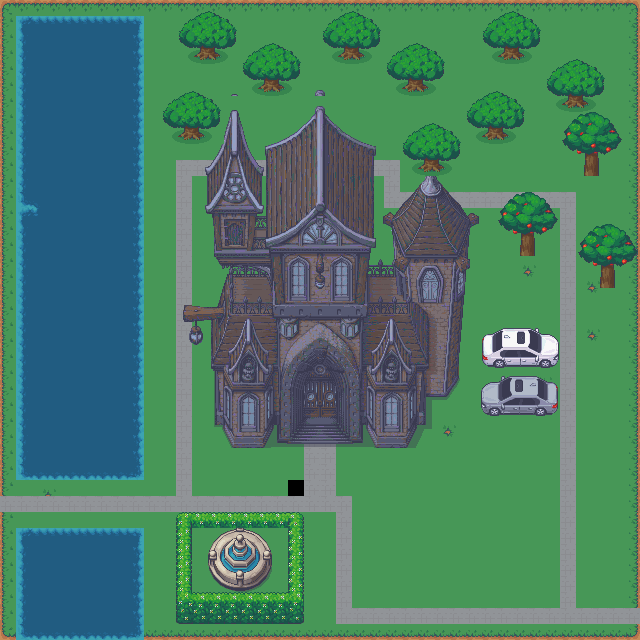

Below is a game level as drawn by its tile map, then a one-line description and the .tmx that defines it (tile-layer data replaced by summaries):
An orthogonal 40x40 tile map with 16x16 px tiles, 3 tile layers (Background, Road, Prop), 17 tilesets and 10 objects (6x Transaction, 2x NPC, 2x Props).

<map version="1.10" tiledversion="1.12.2" class="MapMeta" orientation="orthogonal" renderorder="right-down" width="40" height="40" tilewidth="16" tileheight="16" infinite="0" nextlayerid="5" nextobjectid="33">
 <properties>
  <property name="mapId" value="0c9615d7-aeba-5e40-9b22-2a4d0254b66b" />
  <property name="Sort" type="int" value="10" />
  <property name="mapName" value="笙火喵喵教" />
  <property name="region" value="笙火喵喵教" />
  <property name="type" propertytype="MapType" value="outDoor" />
 </properties>
 <tileset firstgid="1" source="../../../tilesets/装饰物.tsx" />
 <tileset firstgid="19" source="../../../tilesets/1_Terrains_16x16.tsx" />
 <tileset firstgid="755" source="../../../tilesets/3_Props_and_Buildings_16x16.tsx" />
 <tileset firstgid="5235" source="../../../tilesets/2_Fences_16x16.tsx" />
 <tileset firstgid="5779" source="../../../tilesets/6_Garage_Sales_16x16.tsx" />
 <tileset firstgid="6995" source="../../../tilesets/6_Trees_16x16.tsx" />
 <tileset firstgid="16695" source="../../../tilesets/7_Pickup_Items_16x16.tsx" />
 <tileset firstgid="16835" source="../../../tilesets/7_Villas_16x16.tsx" />
 <tileset firstgid="18659" source="../../../tilesets/14_Swimming_Pool_16x16.tsx" />
 <tileset firstgid="19651" source="../../../tilesets/15_Police_Station_16x16.tsx" />
 <tileset firstgid="21859" source="../../../tilesets/16_Office_16x16.tsx" />
 <tileset firstgid="24899" source="../../../tilesets/17_Garden_16x16.tsx" />
 <tileset firstgid="31171" source="../../../tilesets/Godot_Autotiles_16x16.tsx" />
 <tileset firstgid="32419" source="../../../tilesets/24_Additional_Houses_16x16.tsx" />
 <tileset firstgid="42275" source="../../../tilesets/11_Camping_16x16.tsx" />
 <tileset firstgid="48067" source="../../../tilesets/10_Vehicles_16x16.tsx" />
 <tileset firstgid="53443" source="../../../tilesets/Game_Maker_Studio_Autotiles_16x16.tsx" />
 <layer id="1" name="Background" width="40" height="40">
  <data>[1600 cells, 1599 non-empty, 24 distinct tile ids]</data>
 </layer>
 <layer id="2" name="Road" width="40" height="40">
  <data>[1600 cells, 175 non-empty, 29 distinct tile ids]</data>
 </layer>
 <layer id="3" name="Prop" width="40" height="40">
  <data>[1600 cells, 619 non-empty, 452 distinct tile ids]</data>
 </layer>
 <objectgroup id="4" name="Interactive" class="Transaction">
  <properties>
   <property name="from" value="0c9615d7-aeba-5e40-9b22-2a4d0254b66b" />
   <property name="to" value="580b0929-4c5b-5a2b-a555-2509c7c7f3f6" />
  </properties>
  <object id="9" name="野猫" type="NPC" x="346.082" y="491.221">
   <properties>
    <property name="npcId" value="01ee8ae2-af17-500d-a659-4f2d3c3315a5" />
   </properties>
   <point />
  </object>
  <object id="21" type="Transaction" x="0" y="496" width="16" height="16">
   <properties>
    <property name="from" value="0c9615d7-aeba-5e40-9b22-2a4d0254b66b" />
    <property name="to" value="fb215e50-cd81-5f1a-a285-b32c09a09834" />
   </properties>
  </object>
  <object id="22" type="Transaction" x="16" y="496" width="16" height="16">
   <properties>
    <property name="from" value="fb215e50-cd81-5f1a-a285-b32c09a09834" />
    <property name="to" value="0c9615d7-aeba-5e40-9b22-2a4d0254b66b" />
   </properties>
  </object>
  <object id="23" name="告示牌" type="Props" gid="6" x="288" y="496" width="16" height="16">
  </object>
  <object id="26" type="Transaction" x="304" y="448" width="32" height="16">
   <properties>
    <property name="from" value="580b0929-4c5b-5a2b-a555-2509c7c7f3f6" />
    <property name="to" value="0c9615d7-aeba-5e40-9b22-2a4d0254b66b" />
   </properties>
  </object>
  <object id="27" type="Transaction" x="304" y="432" width="32" height="16">
   <properties>
    <property name="from" value="0c9615d7-aeba-5e40-9b22-2a4d0254b66b" />
    <property name="to" value="580b0929-4c5b-5a2b-a555-2509c7c7f3f6" />
   </properties>
  </object>
  <object id="28" name="狗团" type="NPC" x="359.643" y="599.696">
   <properties>
    <property name="npcId" value="9db4110f-3a44-5d88-a064-4fadb7f81fdc" />
    <property name="type" value="NPC" />
   </properties>
   <point />
  </object>
  <object id="30" name="路牌" type="Props" gid="16" x="576" y="608" width="16" height="16">
  </object>
  <object id="31" type="Transaction" x="624" y="608" width="16" height="16">
   <properties>
    <property name="from" value="0c9615d7-aeba-5e40-9b22-2a4d0254b66b" />
    <property name="to" value="d1388237-5d83-5a08-a68c-41c18fe7d699" />
   </properties>
  </object>
  <object id="32" type="Transaction" x="608" y="608" width="16" height="16">
   <properties>
    <property name="from" value="d1388237-5d83-5a08-a68c-41c18fe7d699" />
    <property name="to" value="0c9615d7-aeba-5e40-9b22-2a4d0254b66b" />
   </properties>
  </object>
 </objectgroup>
</map>
